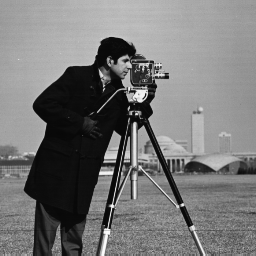
%> input picture DIP/cameraman.tif, 256 x 256 px
$ octave DIP3.m   (GNU Octave 9; MATLAB toolbox functions it lacks are replaced by stand-ins)
%> lines starting %> are read from the running program, lines starting %| are printed output that depends on the picture
clear;
clc;

image = imread('cameraman.tif');
%> image is the input picture: size 256x256 uint8; min 7, max 253, mean 118.7
% imshow(image)

%reshape
image_2 = reshape(image,1024,8,8);
image_3 = reshape(image,1024,64);
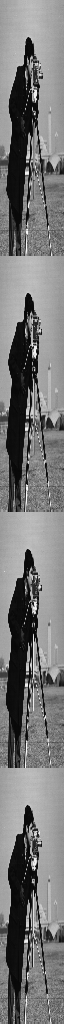
%> image_3: size 1024x64 uint8; min 7, max 253, mean 118.7; mean of the top-left, top-right, bottom-left and bottom-right quarters 98.1, 139.6, 97.6, 139.6
image_4 = image_3.';
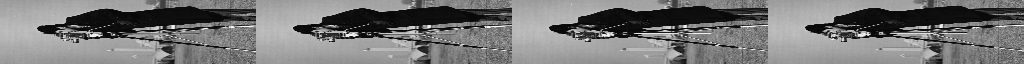
%> image_4: size 64x1024 uint8; min 7, max 253, mean 118.7; mean of the top-left, top-right, bottom-left and bottom-right quarters 98.1, 97.6, 139.6, 139.6

%KL变换
image_4 = double(image_4);
[coef,score,latent] = princomp(image_4);
%> latent = 1024 values, max 1555495.8 at index 1, min 0 at index 64, mean 3111.1

cov_matrix = cov(image_4);
% [5 lines of commented-out code are left out]
plot(latent)
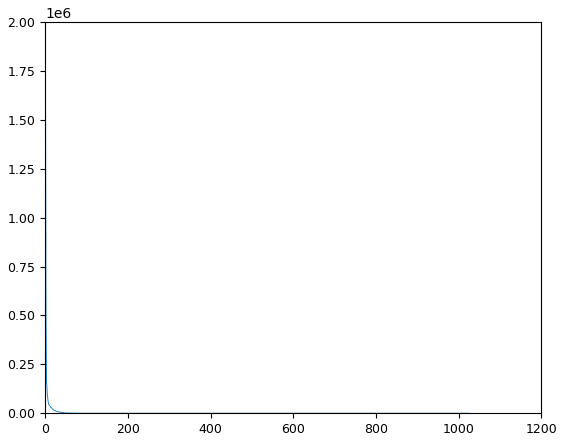
%> figure redrawn from the program's plot data; curve peaks at x = 1, y = 1555495.8
latent(1:3) / sum(latent)
%> ans = [0.488; 0.152; 0.0495]

%KL反变换
k = 128;  %决定抛弃多少因子
score = horzcat(score(:,1:1024-k), zeros(64,k));
for i = 1:64
    mean_image(i,:) = mean(image_4);
end
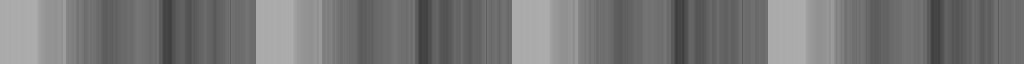
%> mean_image: size 64x1024 double; min 62.67, max 172.9, mean 118.7
image_y = score*(coef.')+mean_image;
image_y = ceil(image_y);

image_5 = image_y.';
image_6 = reshape(image_5,256,256);

% imshow(image_6/max(max(image_6)))
